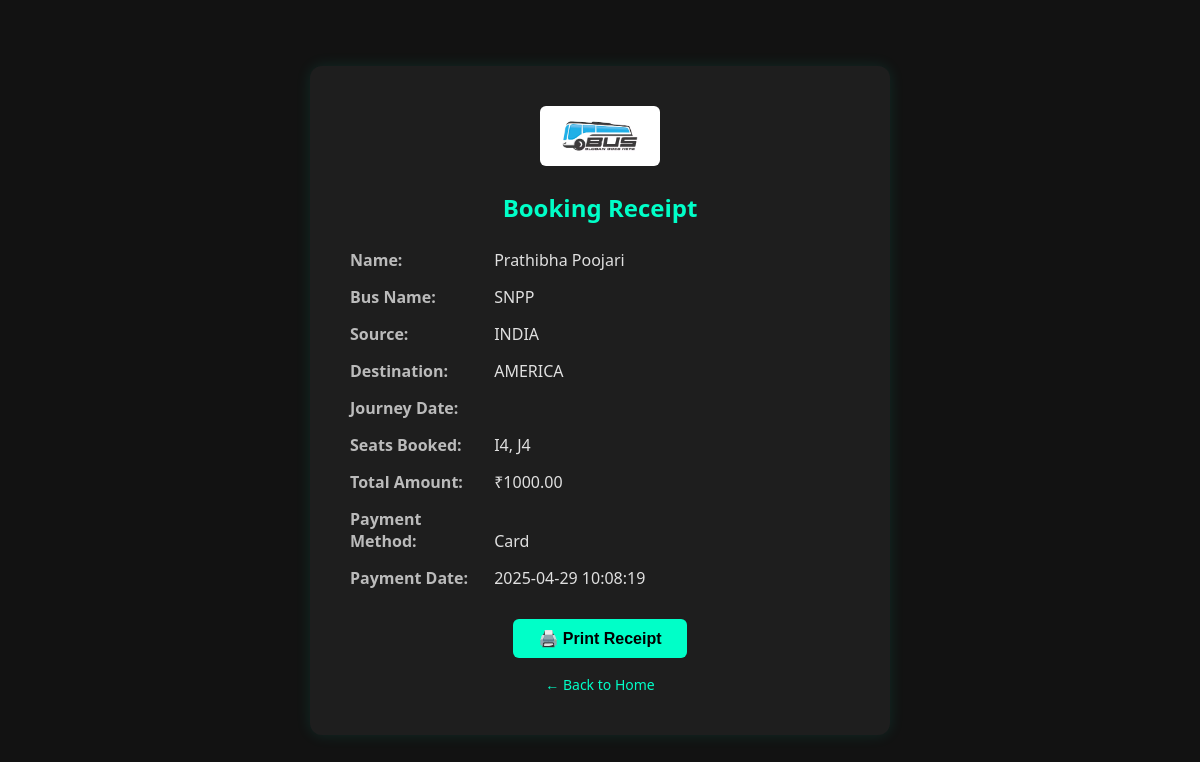
/receipt.php?payment_id=46 (signed in), run on the app's committed database.
### tables this page shows
CREATE TABLE `payments` (
  `id` int(11) NOT NULL,
  `user_id` int(11) NOT NULL,
  `bus_id` int(11) NOT NULL,
  `amount` decimal(10,2) NOT NULL,
  `payment_method` varchar(50) NOT NULL,
  `payment_status` varchar(20) NOT NULL DEFAULT 'Pending',
  `payment_date` timestamp NOT NULL DEFAULT current_timestamp()
);

CREATE TABLE `users` (
  `id` int(11) NOT NULL,
  `email` varchar(255) NOT NULL,
  `password` varchar(255) NOT NULL,
  `created_at` timestamp NOT NULL DEFAULT current_timestamp(),
  `name` varchar(255) NOT NULL,
  `is_logged_out` tinyint(1) DEFAULT 0
);

CREATE TABLE `buses` (
  `id` int(11) NOT NULL,
  `name` varchar(255) NOT NULL,
  `type` varchar(50) NOT NULL,
  `timing` time NOT NULL,
  `date` date DEFAULT NULL,
  `total_seats` int(11) NOT NULL,
  `is_deleted` tinyint(1) DEFAULT 0,
  `is_edited` tinyint(1) DEFAULT 0,
  `is_completed` tinyint(1) DEFAULT 0,
  `is_canceled` tinyint(1) DEFAULT 0,
  `maintenance_log` text DEFAULT NULL,
  `amount_per_seat` decimal(10,2) NOT NULL DEFAULT 0.00,
  `source` varchar(255) NOT NULL,
  `destination` varchar(255) NOT NULL
);

### receipt.php (the view, shortened to what this page needs)
<?php
include 'db.php';
$payment_id = intval($_GET['payment_id']);
$stmt = $conn->prepare("
    SELECT
        u.name,
        p.amount,
        p.payment_method,
        p.payment_date,
        b.id AS bus_id,
        b.name AS bus_name,
        b.source,
        b.destination,
        b.date AS bus_date,
        GROUP_CONCAT(s.seat_number ORDER BY s.seat_number SEPARATOR ', ') AS seats
    FROM payments p
    JOIN bookings s ON p.id = s.payment_id
    JOIN users u ON p.user_id = u.id
    JOIN buses b ON s.bus_id = b.id
    WHERE p.id = ?
    GROUP BY p.id
");
$stmt->bind_param("i", $payment_id);
$stmt->execute();
$result = $stmt->get_result();
$receipt = $result->fetch_assoc();
?>
<!DOCTYPE html>
<html lang="en">
<head>
</head>
<body>
<div class="receipt-box">
    <div class="logo-container">
        <img src="images/b29.jpg" alt="Logo" class="receipt-logo">
    </div>
    <h2>Booking Receipt</h2>
    <div class="info"><strong>Name:</strong> <?php echo htmlspecialchars($receipt['name']); ?></div>
    <div class="info"><strong>Bus Name:</strong> <?php echo htmlspecialchars($receipt['bus_name']); ?></div>
    <div class="info"><strong>Source:</strong> <?php echo !empty($receipt['source']) ? htmlspecialchars($receipt['source']) : 'N/A'; ?></div>
    <div class="info"><strong>Destination:</strong> <?php echo !empty($receipt['destination']) ? htmlspecialchars($receipt['destination']) : 'N/A'; ?></div>
    <div class="info"><strong>Journey Date:</strong> <?php echo htmlspecialchars($receipt['bus_date']); ?></div>
    <div class="info"><strong>Seats Booked:</strong> <?php echo htmlspecialchars($receipt['seats']); ?></div>
    <div class="info"><strong>Total Amount:</strong> ₹<?php echo htmlspecialchars($receipt['amount']); ?></div>
    <div class="info"><strong>Payment Method:</strong> <?php echo htmlspecialchars($receipt['payment_method']); ?></div>
    <div class="info"><strong>Payment Date:</strong> <?php echo htmlspecialchars($receipt['payment_date']); ?></div>
    <div class="print-btn">
        <button onclick="window.print()">🖨️ Print Receipt</button>
    </div>
    <div class="back-link">
        <a href="home.php">← Back to Home</a>
    </div>
</div>
</body>
</html>

### receipt.php (style rules this page uses)
body { background-color: #121212; font-family: 'Segoe UI', sans-serif; color: #ffffff; margin: 0; padding: 0; display: flex; justify-content: center; align-items: center; min-height: 100vh; }
.receipt-box { background-color: #1e1e1e; padding: 40px; border-radius: 12px; box-shadow: 0 0 15px rgba(0, 255, 204, 0.1); width: 100%; max-width: 500px; }
.logo-container { text-align: center; margin-bottom: 20px; }
.receipt-logo { width: 120px; height: 60px; object-fit: cover; border-radius: 6px; }
h2 { text-align: center; color: #00ffc8; margin-bottom: 25px; }
.info { margin-bottom: 15px; font-size: 16px; color: #e0e0e0; }
.info strong { display: inline-block; width: 140px; color: #bbbbbb; }
.print-btn { text-align: center; margin-top: 30px; }
.print-btn button { background-color: #00ffc8; color: #000; border: none; padding: 10px 25px; font-size: 16px; font-weight: bold; border-radius: 6px; cursor: pointer; transition: 0.3s; }
.back-link { text-align: center; margin-top: 15px; }
.back-link a { color: #00ffc8; text-decoration: none; font-size: 14px; }

### data on the page
payments: user.name "Prathibha Poojari", bus.name "SNPP", bus.source "INDIA", bus.destination "AMERICA", amount "1000.00", payment_method "Card", payment_date "2025-04-29 10:08:19"

### other printed values
$receipt['seats'] "I4, J4"
